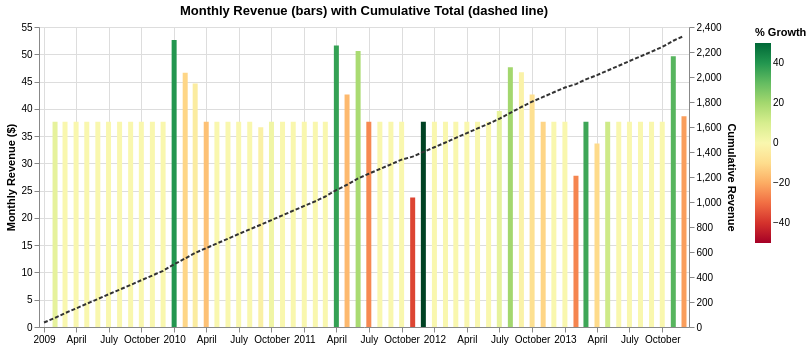

The code cell stored with this chart in its notebook:
### Markdown cell above
### Growth visualization: Monthly revenue with percent change

### Code cell
df_growth = monthly_growth.DataFrame()

# Bar chart colored by growth rate
bars = alt.Chart(df_growth).mark_bar().encode(
    x=alt.X('month:T', title=None),
    y=alt.Y('revenue:Q', title='Monthly Revenue ($)'),
    color=alt.Color('pct_growth:Q', 
        scale=alt.Scale(scheme='redyellowgreen', domain=[-50, 50]),
        legend=alt.Legend(title='% Growth')),
    tooltip=['month:T', 'revenue', 'pct_growth', 'cumulative_revenue']
)

# Cumulative line overlay
cumulative_line = alt.Chart(df_growth).mark_line(
    color='#333', strokeWidth=2, strokeDash=[4, 2]
).encode(
    x='month:T',
    y=alt.Y('cumulative_revenue:Q', title='Cumulative Revenue')
)

# Combine with dual axis
alt.layer(bars, cumulative_line).resolve_scale(
    y='independent'
).properties(
    title='Monthly Revenue (bars) with Cumulative Total (dashed line)',
    width=650, height=300
)

### Figure 1 — Vega-Lite specification as saved in the notebook (floating-point values rounded to 4 significant figures)
{"config": {"view": {"continuousWidth": 300, "continuousHeight": 300}}, "layer": [{"mark": {"type": "bar"}, "encoding": {"color": {"field": "pct_growth", "legend": {"title": "% Growth"}, "scale": {"domain": [-50, 50], "scheme": "redyellowgreen"}, "type": "quantitative"}, "tooltip": [{"field": "month", "type": "temporal"}, {"field": "revenue", "type": "quantitative"}, {"field": "pct_growth", "type": "quantitative"}, {"field": "cumulative_revenue", "type": "quantitative"}], "x": {"field": "month", "title": null, "type": "temporal"}, "y": {"field": "revenue", "title": "Monthly Revenue ($)", "type": "quantitative"}}}, {"mark": {"type": "line", "color": "#333", "strokeDash": [4, 2], "strokeWidth": 2}, "encoding": {"x": {"field": "month", "type": "temporal"}, "y": {"field": "cumulative_revenue", "title": "Cumulative Revenue", "type": "quantitative"}}}], "data": {"name": "data-f3a9245d1cf4980b2112b272f53a282f"}, "height": 300, "resolve": {"scale": {"y": "independent"}}, "title": "Monthly Revenue (bars) with Cumulative Total (dashed line)", "width": 650, "$schema": "https://vega.github.io/schema/vega-lite/v6.1.0.json", "datasets": {"data-f3a9245d1cf4980b2112b272f53a282f": [{"month": "2009-01-01T00:00:00", "revenue": 35.64, "cumulative_revenue": 35.64, "pct_growth": null}, {"month": "2009-02-01T00:00:00", "revenue": 37.62, "cumulative_revenue": 73.26, "pct_growth": 5.6}, {"month": "2009-03-01T00:00:00", "revenue": 37.62, "cumulative_revenue": 110.9, "pct_growth": 0.0}, {"month": "2009-04-01T00:00:00", "revenue": 37.62, "cumulative_revenue": 148.5, "pct_growth": 0.0}, {"month": "2009-05-01T00:00:00", "revenue": 37.62, "cumulative_revenue": 186.1, "pct_growth": 0.0}, {"month": "2009-06-01T00:00:00", "revenue": 37.62, "cumulative_revenue": 223.7, "pct_growth": 0.0}, {"month": "2009-07-01T00:00:00", "revenue": 37.62, "cumulative_revenue": 261.4, "pct_growth": 0.0}, {"month": "2009-08-01T00:00:00", "revenue": 37.62, "cumulative_revenue": 299.0, "pct_growth": 0.0}, {"month": "2009-09-01T00:00:00", "revenue": 37.62, "cumulative_revenue": 336.6, "pct_growth": 0.0}, {"month": "2009-10-01T00:00:00", "revenue": 37.62, "cumulative_revenue": 374.2, "pct_growth": 0.0}, {"month": "2009-11-01T00:00:00", "revenue": 37.62, "cumulative_revenue": 411.8, "pct_growth": 0.0}, {"month": "2009-12-01T00:00:00", "revenue": 37.62, "cumulative_revenue": 449.5, "pct_growth": 0.0}, {"month": "2010-01-01T00:00:00", "revenue": 52.62, "cumulative_revenue": 502.1, "pct_growth": 39.9}, {"month": "2010-02-01T00:00:00", "revenue": 46.62, "cumulative_revenue": 548.7, "pct_growth": -11.4}, {"month": "2010-03-01T00:00:00", "revenue": 44.62, "cumulative_revenue": 593.3, "pct_growth": -4.3}, {"month": "2010-04-01T00:00:00", "revenue": 37.62, "cumulative_revenue": 630.9, "pct_growth": -15.7}, {"month": "2010-05-01T00:00:00", "revenue": 37.62, "cumulative_revenue": 668.6, "pct_growth": 0.0}, {"month": "2010-06-01T00:00:00", "revenue": 37.62, "cumulative_revenue": 706.2, "pct_growth": 0.0}, {"month": "2010-07-01T00:00:00", "revenue": 37.62, "cumulative_revenue": 743.8, "pct_growth": 0.0}, {"month": "2010-08-01T00:00:00", "revenue": 37.62, "cumulative_revenue": 781.4, "pct_growth": 0.0}, {"month": "2010-09-01T00:00:00", "revenue": 36.63, "cumulative_revenue": 818.0, "pct_growth": -2.6}, {"month": "2010-10-01T00:00:00", "revenue": 37.62, "cumulative_revenue": 855.7, "pct_growth": 2.7}, {"month": "2010-11-01T00:00:00", "revenue": 37.62, "cumulative_revenue": 893.3, "pct_growth": 0.0}, {"month": "2010-12-01T00:00:00", "revenue": 37.62, "cumulative_revenue": 930.9, "pct_growth": 0.0}, {"month": "2011-01-01T00:00:00", "revenue": 37.62, "cumulative_revenue": 968.5, "pct_growth": 0.0}, {"month": "2011-02-01T00:00:00", "revenue": 37.62, "cumulative_revenue": 1006.0, "pct_growth": 0.0}, {"month": "2011-03-01T00:00:00", "revenue": 37.62, "cumulative_revenue": 1044.0, "pct_growth": 0.0}, {"month": "2011-04-01T00:00:00", "revenue": 51.62, "cumulative_revenue": 1095.0, "pct_growth": 37.2}, {"month": "2011-05-01T00:00:00", "revenue": 42.62, "cumulative_revenue": 1138.0, "pct_growth": -17.4}, {"month": "2011-06-01T00:00:00", "revenue": 50.62, "cumulative_revenue": 1189.0, "pct_growth": 18.8}, {"month": "2011-07-01T00:00:00", "revenue": 37.62, "cumulative_revenue": 1226.0, "pct_growth": -25.7}, {"month": "2011-08-01T00:00:00", "revenue": 37.62, "cumulative_revenue": 1264.0, "pct_growth": 0.0}, {"month": "2011-09-01T00:00:00", "revenue": 37.62, "cumulative_revenue": 1301.0, "pct_growth": 0.0}, {"month": "2011-10-01T00:00:00", "revenue": 37.62, "cumulative_revenue": 1339.0, "pct_growth": 0.0}, {"month": "2011-11-01T00:00:00", "revenue": 23.76, "cumulative_revenue": 1363.0, "pct_growth": -36.8}, {"month": "2011-12-01T00:00:00", "revenue": 37.62, "cumulative_revenue": 1400.0, "pct_growth": 58.3}, {"month": "2012-01-01T00:00:00", "revenue": 37.62, "cumulative_revenue": 1438.0, "pct_growth": 0.0}, {"month": "2012-02-01T00:00:00", "revenue": 37.62, "cumulative_revenue": 1476.0, "pct_growth": 0.0}, {"month": "2012-03-01T00:00:00", "revenue": 37.62, "cumulative_revenue": 1513.0, "pct_growth": 0.0}, {"month": "2012-04-01T00:00:00", "revenue": 37.62, "cumulative_revenue": 1551.0, "pct_growth": 0.0}, {"month": "2012-05-01T00:00:00", "revenue": 37.62, "cumulative_revenue": 1589.0, "pct_growth": 0.0}, {"month": "2012-06-01T00:00:00", "revenue": 37.62, "cumulative_revenue": 1626.0, "pct_growth": 0.0}, {"month": "2012-07-01T00:00:00", "revenue": 39.62, "cumulative_revenue": 1666.0, "pct_growth": 5.3}, {"month": "2012-08-01T00:00:00", "revenue": 47.62, "cumulative_revenue": 1713.0, "pct_growth": 20.2}, {"month": "2012-09-01T00:00:00", "revenue": 46.71, "cumulative_revenue": 1760.0, "pct_growth": -1.9}, {"month": "2012-10-01T00:00:00", "revenue": 42.62, "cumulative_revenue": 1803.0, "pct_growth": -8.8}, {"month": "2012-11-01T00:00:00", "revenue": 37.62, "cumulative_revenue": 1840.0, "pct_growth": -11.7}, {"month": "2012-12-01T00:00:00", "revenue": 37.62, "cumulative_revenue": 1878.0, "pct_growth": 0.0}, {"month": "2013-01-01T00:00:00", "revenue": 37.62, "cumulative_revenue": 1916.0, "pct_growth": 0.0}, {"month": "2013-02-01T00:00:00", "revenue": 27.72, "cumulative_revenue": 1943.0, "pct_growth": -26.3}, {"month": "2013-03-01T00:00:00", "revenue": 37.62, "cumulative_revenue": 1981.0, "pct_growth": 35.7}, {"month": "2013-04-01T00:00:00", "revenue": 33.66, "cumulative_revenue": 2015.0, "pct_growth": -10.5}, {"month": "2013-05-01T00:00:00", "revenue": 37.62, "cumulative_revenue": 2052.0, "pct_growth": 11.8}, {"month": "2013-06-01T00:00:00", "revenue": 37.62, "cumulative_revenue": 2090.0, "pct_growth": 0.0}, {"month": "2013-07-01T00:00:00", "revenue": 37.62, "cumulative_revenue": 2128.0, "pct_growth": 0.0}, {"month": "2013-08-01T00:00:00", "revenue": 37.62, "cumulative_revenue": 2165.0, "pct_growth": 0.0}, {"month": "2013-09-01T00:00:00", "revenue": 37.62, "cumulative_revenue": 2203.0, "pct_growth": 0.0}, {"month": "2013-10-01T00:00:00", "revenue": 37.62, "cumulative_revenue": 2240.0, "pct_growth": 0.0}, {"month": "2013-11-01T00:00:00", "revenue": 49.62, "cumulative_revenue": 2290.0, "pct_growth": 31.9}, {"month": "2013-12-01T00:00:00", "revenue": 38.62, "cumulative_revenue": 2329.0, "pct_growth": -22.2}]}}
